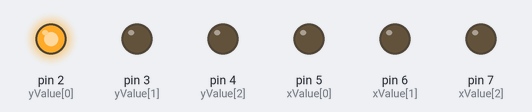
A sketch run on a simulated Arduino Uno, built with avr-gcc and run on an emulated ATmega328P. On the bench: output pins drawn as LEDs (lit = HIGH).

Above: at 0.1 s.
At 5.1 s:
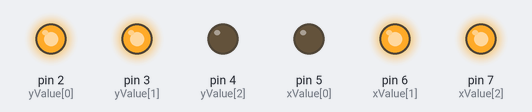
At 10.1 s:
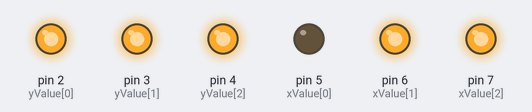
At 20.1 s:
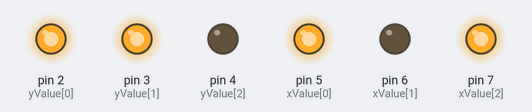
At 30.1 s:
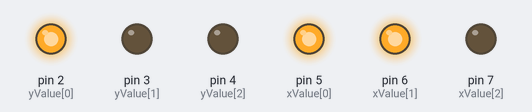
At 39.75 s:
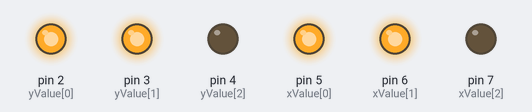
Timing chart, 0 to 40.0 s (numbered marks = the images above):
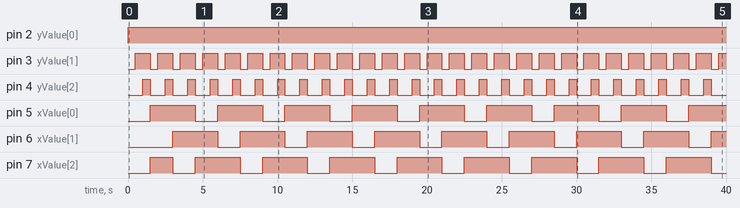

Measured:
- by itself, pin 2 (yValue[0]): LOW → HIGH at 0.00 s
- by itself, pin 3 (yValue[1]): alternates HIGH for 1.0 s and LOW for 0.50 s
- by itself, pin 4 (yValue[2]): alternates HIGH for 0.50 s and LOW for 1.0 s
- by itself, pin 5 (xValue[0]), pin 6 (xValue[1]): alternates HIGH for 3.0 s and LOW for 1.5 s
- by itself, pin 7 (xValue[2]): repeats every 4.5 s: LOW 1.5 s, HIGH 3.0 s

The sketch:

grid.ino
```cpp
int xValue[] = {5, 6, 7};
int yValue[] = {2, 3, 4};

void setup() {
  for (int z = 0; z < 3; z++){
pinMode(xValue[z], OUTPUT);
pinMode(yValue[z], OUTPUT);
  }
}

void loop() {
  for (int x = 0; x < 3; x++){
    digitalWrite(xValue[x], LOW);
    for (int y = 0; y < 3; y++){
      digitalWrite(yValue[y], HIGH);
      delay(500);
      }
        for (int z = 0; z < 3; z++){
          digitalWrite(xValue[z], HIGH);
          digitalWrite(yValue[z], LOW);
    }
  }
}
```
